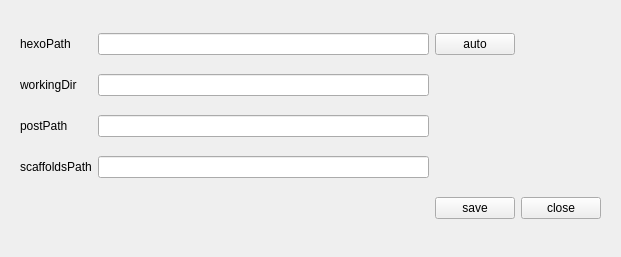
<?xml version="1.0" encoding="UTF-8"?>
<ui version="4.0">
 <class>Config</class>
 <widget class="QWidget" name="Config">
  <property name="geometry">
   <rect>
    <x>0</x>
    <y>0</y>
    <width>621</width>
    <height>257</height>
   </rect>
  </property>
  <property name="windowTitle">
   <string>config</string>
  </property>
  <layout class="QGridLayout" name="gridLayout_2">
   <item row="0" column="0">
    <widget class="QWidget" name="widget_2" native="true">
     <layout class="QGridLayout" name="gridLayout">
      <item row="2" column="1">
       <widget class="QLineEdit" name="postPathEdit">
        <property name="maximumSize">
         <size>
          <width>16777209</width>
          <height>16777215</height>
         </size>
        </property>
       </widget>
      </item>
      <item row="0" column="0">
       <widget class="QLabel" name="hexoPathLabel">
        <property name="text">
         <string>hexoPath</string>
        </property>
       </widget>
      </item>
      <item row="1" column="0">
       <widget class="QLabel" name="workingDirLabel">
        <property name="text">
         <string>workingDir</string>
        </property>
       </widget>
      </item>
      <item row="0" column="2">
       <widget class="QPushButton" name="hexoPathAutoButton">
        <property name="sizePolicy">
         <sizepolicy hsizetype="Minimum" vsizetype="Fixed">
          <horstretch>0</horstretch>
          <verstretch>0</verstretch>
         </sizepolicy>
        </property>
        <property name="maximumSize">
         <size>
          <width>200</width>
          <height>16777215</height>
         </size>
        </property>
        <property name="layoutDirection">
         <enum>Qt::RightToLeft</enum>
        </property>
        <property name="text">
         <string>auto</string>
        </property>
       </widget>
      </item>
      <item row="3" column="1">
       <widget class="QLineEdit" name="scaffoldsPathEdit"/>
      </item>
      <item row="1" column="1">
       <widget class="QLineEdit" name="workingDirEdit">
        <property name="maximumSize">
         <size>
          <width>16777215</width>
          <height>16777215</height>
         </size>
        </property>
       </widget>
      </item>
      <item row="4" column="3">
       <widget class="QPushButton" name="pushButton">
        <property name="maximumSize">
         <size>
          <width>200</width>
          <height>16777215</height>
         </size>
        </property>
        <property name="text">
         <string>close</string>
        </property>
       </widget>
      </item>
      <item row="2" column="0">
       <widget class="QLabel" name="postPathLabel">
        <property name="text">
         <string>postPath</string>
        </property>
       </widget>
      </item>
      <item row="3" column="0">
       <widget class="QLabel" name="scaffoldsPathLabel">
        <property name="text">
         <string>scaffoldsPath</string>
        </property>
       </widget>
      </item>
      <item row="0" column="1">
       <widget class="QLineEdit" name="hexoPathEdit">
        <property name="maximumSize">
         <size>
          <width>16777215</width>
          <height>16777215</height>
         </size>
        </property>
       </widget>
      </item>
      <item row="4" column="2">
       <widget class="QPushButton" name="saveButton">
        <property name="maximumSize">
         <size>
          <width>200</width>
          <height>16777215</height>
         </size>
        </property>
        <property name="text">
         <string>save</string>
        </property>
       </widget>
      </item>
     </layout>
    </widget>
   </item>
  </layout>
 </widget>
 <resources/>
 <connections/>
</ui>
